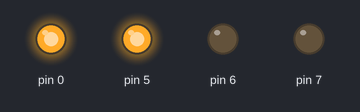
A sketch run on a simulated Arduino Uno, built with avr-gcc and run on an emulated ATmega328P. Parts: output pins drawn as LEDs (lit = HIGH).

Above: at 0.2 s.
At 1.2 s:
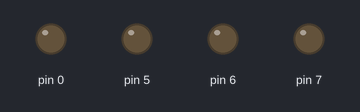
At 3.2 s:
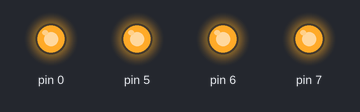
At 5.5 s:
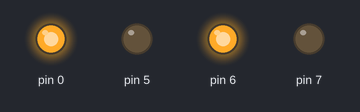
At 7.7 s:
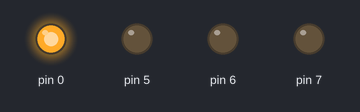
Timing chart, 0 to 8.1 s (numbered marks = the images above):
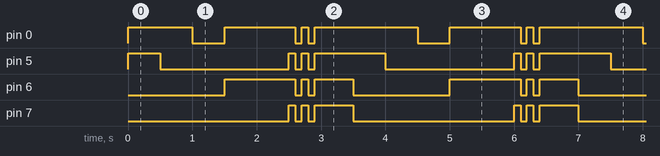

The sketch:

7S_Basic_Array.ino
```cpp
byte Kode7s[] = {3, 0x9F, 0x25, 0x0D, 0x99, 0x49, 0x41, 0x1F, 1, 9, 0x0FE};

void setup() {
  // put your setup code here, to run once:
  DDRD = 225;
}

int i = 456;
float f = 23.5;

void loop() {
  // put your main code here, to run repeatedly:
  //tampilIntCara1(i);
  //delay(500); blip(); delay(500);
  //tampilIntCara2(i);
  //delay(1000); blip(); delay(1000);
  tampilFloat(f);
  delay(500); blip(); delay(500);
}

void tampilIntCara1(int nilai){
  char angka[] = {0,0,0,0,0};

  angka[0] = nilai / 100;
  angka[1] = (nilai - angka[0] * 100) / 10;
  angka[2] = (nilai - angka[0] * 100 - angka[1] * 10);

  for (byte b = 0; b < sizeof(angka); ++b){
    PORTD = Kode7s[angka[b]]; delay(500);
  }
}

void tampilIntCara2(int nilai){
  char kar[5];
  sprintf(kar, "%d", nilai);

  for (byte b =0; kar[b] != 0; ++b){
    PORTD = Kode7s[kar[b] & 0x0F]; delay(500);
  }
}

void tampilFloat(float nilai){
  char kar[5];
  dtostrf(nilai, 4, 1, kar);

  for (byte b = 0; kar[b] != 0; ++b){
    PORTD = Kode7s[kar[b] & 0x0F]; delay(500);
  }
}

void blip(){
  PORTD = 0;
  for(byte b = 0; b<5; ++b){
    PORTD = ~PORTD; delay(100);
  }
  PORTD = 255;
}
```

Measured:
- by itself, pin 0: repeats every 3.5 s: LOW 0.50 s, HIGH 1.1 s, LOW 0.10 s, HIGH 0.10 s, LOW 0.10 s, HIGH 1.6 s
- by itself, pin 5: repeats every 3.5 s: LOW 2.0 s, 2 × (HIGH 0.10 s, LOW 0.10 s), HIGH 1.1 s
- by itself, pin 6: repeats every 3.5 s: LOW 0.10 s, HIGH 0.10 s, LOW 0.10 s, HIGH 0.60 s, LOW 1.5 s, HIGH 1.1 s
- by itself, pin 7: repeats every 3.5 s: LOW 0.10 s, HIGH 0.10 s, LOW 0.10 s, HIGH 0.60 s, LOW 2.5 s, HIGH 0.10 s
